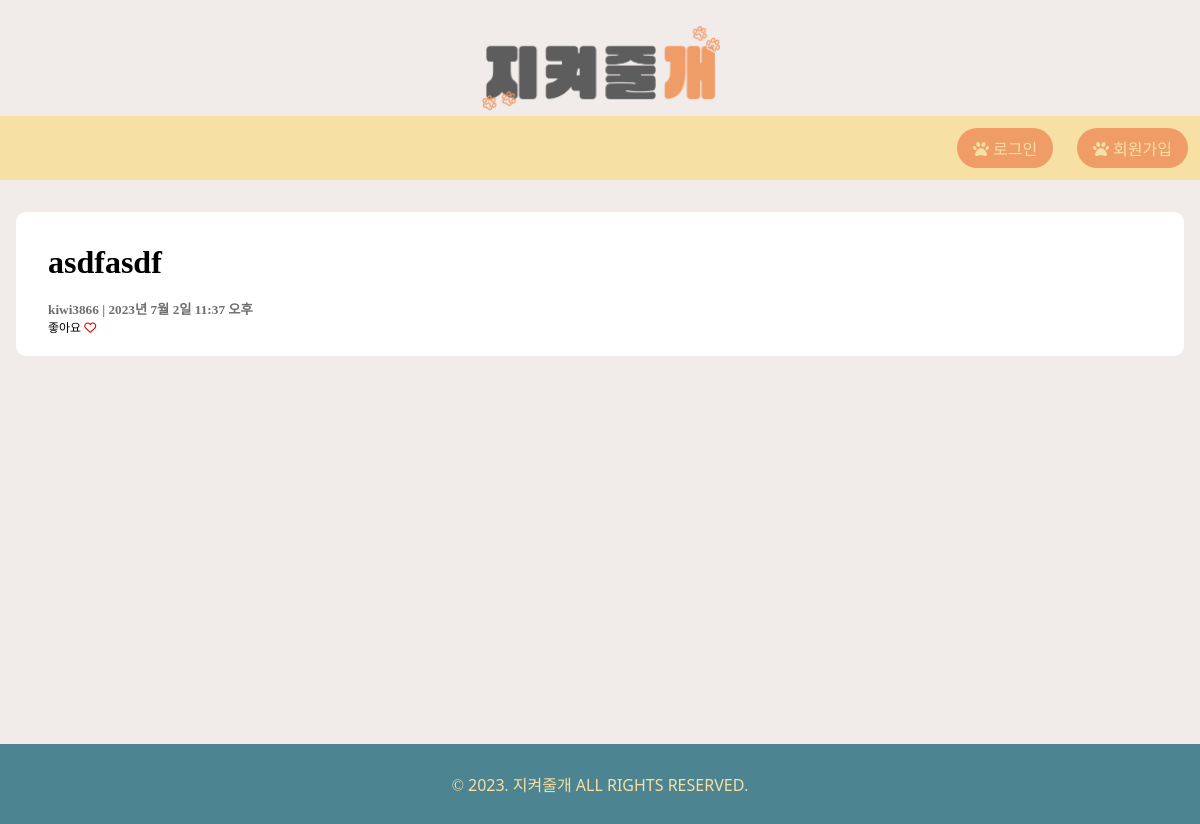
The app's page /, older data.
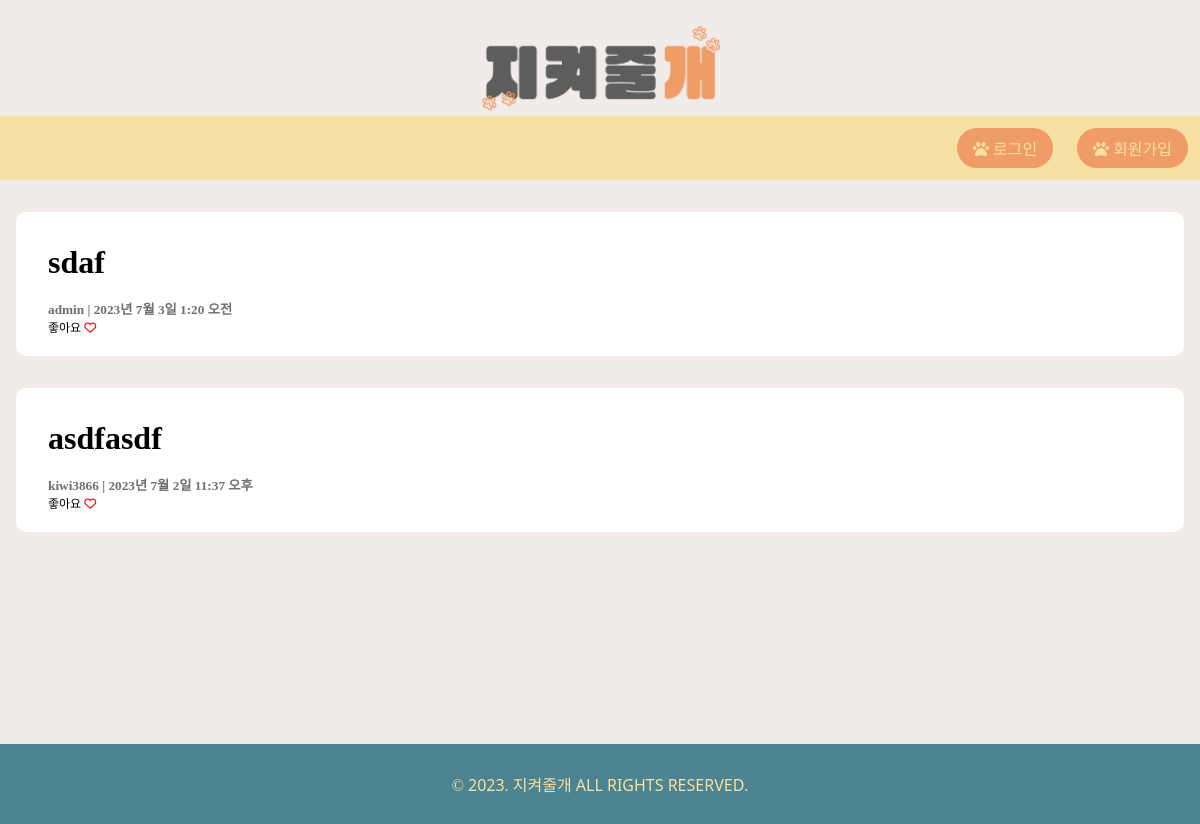
The same page, newer data.
### myapp/models.py (models this page shows, shortened)
class Post(models.Model):
    title = models.CharField(max_length=70)             # 제목 (최대 길이 70자)
    content = models.TextField(blank=True)  # 본문 내용
    datetime = models.DateTimeField(auto_now_add=True)  # 현재 시간 자동저장
    image = models.ImageField(upload_to="post/images/%Y/%m/%d/", blank=True)
    author = models.ForeignKey(User, on_delete=models.CASCADE, null=True)
    def get_absolute_url(self):
        return f"/posts/{self.pk}/"

### users/models.py (models this page shows)
class User(AbstractUser):
    phone = models.CharField(verbose_name='전화번호', max_length=11)
    objects = UserManager()

### myapp/views.py (the view)
# urls.py: path("", views.PostList.as_view(), name="list"),
class PostList(ListView):
    model = Post
    ordering = "-pk"
    template_name = "myapp/main.html"

### myapp/templates/myapp/main.html (shortened to what this page needs)
{% load static %}
<!DOCTYPE html>
<html lang="ko">
    <head>
        <link href="{% static 'css/main.css' %}" type="text/css" rel="stylesheet" />
    </head>
    <body>
        <div class="nonfooter">
            <header>
                <a href="{% url 'myapp:list' %}"
                    > <img src="{% static 'images/logo.png' %}"
                        alt="logo"
                /></a>
            </header>
            <nav>
                {% if user.is_authenticated == False %}
                <a href="{% url 'accounts:login' %}"
                    ><div><i class="fa-solid fa-paw"></i> 로그인</div></a
                >
                {% endif %}
                {% if user.is_authenticated == False %}
                <a href="{% url 'accounts:signup' %}"
                    ><div><i class="fa-solid fa-paw"></i> 회원가입</div></a
                >
                {% endif %}
            </nav>
            <div class="container">
                {% for p in post_list %}
                <div class="item">
                    <a href="{{ p.get_absolute_url }}"><h1>{{ p.title }}</h1></a>
                    <br />
                    <h5 class="item-info">{{ p.author }} | {{ p.datetime }}</h5>
                    <span class="likes">좋아요 <i class="fa-regular fa-heart"></i></span>
                </div>
                {% endfor %}
            </div>
        </div>
        <footer>
            <p class="footer">&copy; 2023. 지켜줄개 ALL RIGHTS RESERVED.</p>
        </footer>
    </body>
</html>

### static/css/main.css (style rules this page uses)
* { padding: 0; margin: 0; border: none; }
body { background-color: #f1ebe9; }
header { margin-top: 3vh; text-align: center; }
header img { width: 30vh; }
nav { height: 8vh; text-align: center; background-color: #f7e0a3; display: flex; flex-direction: row; justify-content: flex-end; align-items: center; }
nav a { text-decoration: none; }
nav div { height: fit-content; padding: 1vh 2vh; color: #f7e0a3; margin: 0 1.5vh; text-align: center; background-color: #f09c67; border-radius: 20px; }
.item a { text-decoration: none; color: black; }
.item { background-color: #ffffff; height: 10vh; margin: 2em 1em; padding: 2em 2em; border-radius: 10px; }
.item-info { color: #6e6e6e; }
.likes { font-size: 12px; }
.fa-heart { color: red; }
.nonfooter { min-height: calc(100vh - 10vh); }
footer { background-color: #4c8492; bottom: 0; height: 10vh; text-align: center; display: flex; justify-content: center; line-height: 10vh; }
.footer { margin: 0 auto; color: #f7e0a3; font-family: Noto Sans Symbols; }

Row changes from the older to the newer data that the page shows:
added Post: title "sdaf", author "admin", datetime "2023년 7월 3일 1:20 오전"
